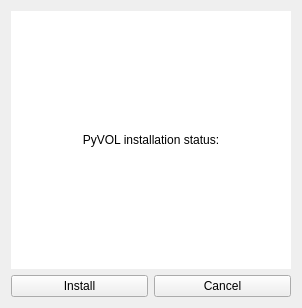
<?xml version="1.0" encoding="UTF-8"?>
<ui version="4.0">
 <class>Form</class>
 <widget class="QWidget" name="Form">
  <property name="geometry">
   <rect>
    <x>0</x>
    <y>0</y>
    <width>298</width>
    <height>308</height>
   </rect>
  </property>
  <property name="windowTitle">
   <string notr="true">PyVOL Settings</string>
  </property>
  <layout class="QVBoxLayout" name="verticalLayout">
   <item>
    <widget class="QLabel" name="label">
     <property name="sizePolicy">
      <sizepolicy hsizetype="MinimumExpanding" vsizetype="MinimumExpanding">
       <horstretch>0</horstretch>
       <verstretch>0</verstretch>
      </sizepolicy>
     </property>
     <property name="minimumSize">
      <size>
       <width>280</width>
       <height>60</height>
      </size>
     </property>
     <property name="styleSheet">
      <string notr="true">background-color: white;color:black; padding: 20px</string>
     </property>
     <property name="text">
      <string notr="true">PyVOL installation status:</string>
     </property>
     <property name="textFormat">
      <enum>Qt::PlainText</enum>
     </property>
     <property name="alignment">
      <set>Qt::AlignCenter</set>
     </property>
     <property name="wordWrap">
      <bool>true</bool>
     </property>
    </widget>
   </item>
   <item>
    <layout class="QHBoxLayout" name="horizontalLayout">
     <item>
      <widget class="QPushButton" name="button_install">
       <property name="text">
        <string notr="true">Install</string>
       </property>
      </widget>
     </item>
     <item>
      <widget class="QPushButton" name="button_close">
       <property name="text">
        <string notr="true">Cancel</string>
       </property>
      </widget>
     </item>
    </layout>
   </item>
  </layout>
 </widget>
 <resources/>
 <connections/>
</ui>
